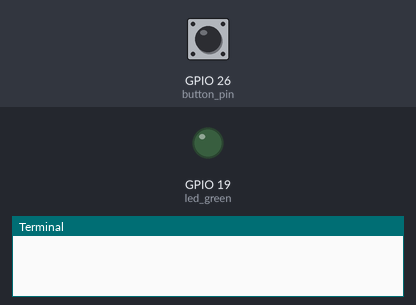
Bench run of a program on a simulated Raspberry Pi (BCM pin numbers). Shown: output pins drawn as LEDs (lit = HIGH), the last lines printed to the terminal. Inputs (shaded band) come from the test bench; at power-on: GPIO 26 (button_pin) HIGH.

Above: at 1.2 s.
1.3 s: GPIO 26 (button_pin) pulled LOW for 0.15 s
At 1.4 s:
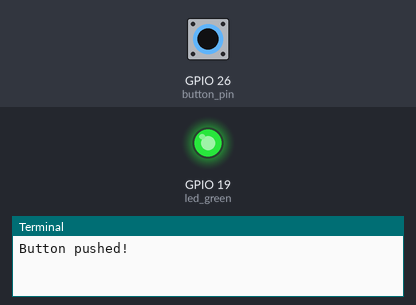
3.0 s: GPIO 26 (button_pin) pulled LOW for 3.2 s
At 7.1 s:
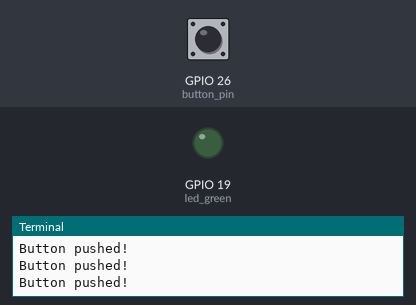
Timing chart, 0 to 8.6 s (numbered marks = the images above; inputs shaded):
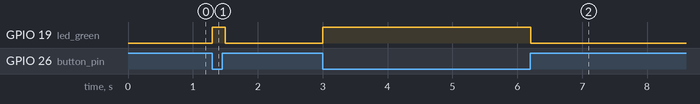

Measured:
- after the input at 1.3 s, GPIO 19 (led_green): LOW → HIGH at once, → LOW 0.20 s later
- after the input at 3.0 s, GPIO 19 (led_green): LOW → HIGH at once, → LOW 3.2 s later

The program:

Btn_Polling.py
```python
import RPi.GPIO as GPIO
import time

button_pin = 26
led_green = 19

GPIO.setmode(GPIO.BCM)

GPIO.setup(button_pin, GPIO.IN, pull_up_down=GPIO.PUD_UP)
GPIO.setup(led_green, GPIO.OUT)

try:
    while 1:
        if GPIO.input(button_pin) == GPIO.LOW:
            GPIO.output(led_green, 1)
            print("Button pushed!")
            time.sleep(0.1)
        GPIO.output(led_green, 0)
finally:
    GPIO.cleanup()
```
